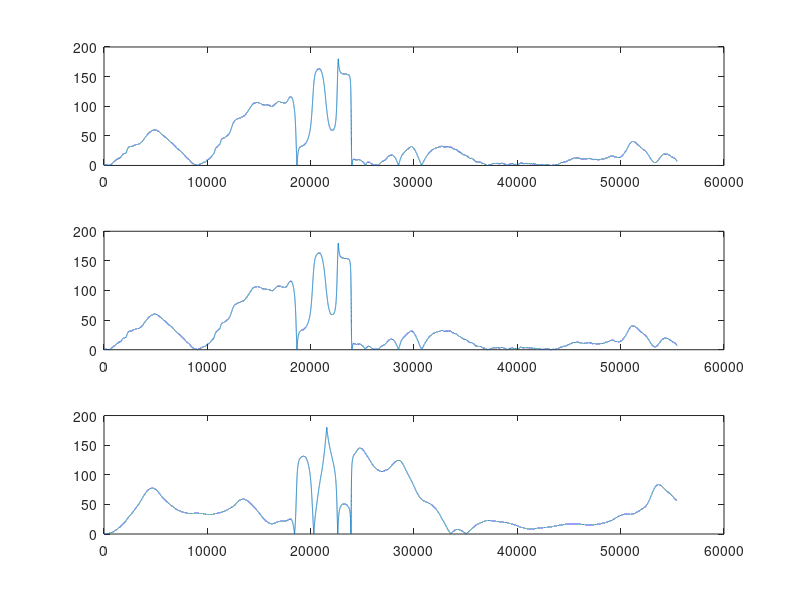

MATLAB code to generate this figure:
error_struct = load('instant_error_perf4.mat');
error = error_struct.instant_error_perform';
final_error = abs(error(:,:));

median_error(1) = median(final_error(1,:),'omitnan');
median_error(2) = median(final_error(2,:),'omitnan');
median_error(3) = median(final_error(3,:),'omitnan');

error_cov(1) = std(final_error(1,:),'omitnan');
error_cov(2) = std(final_error(2,:),'omitnan');
error_cov(3) = std(final_error(3,:),'omitnan');

error_estimation(1) = median_error(1)+error_cov(1);
error_estimation(2) = median_error(2)+error_cov(2);
error_estimation(3) = median_error(3)+error_cov(3);

figure
subplot(3,1,1)
plot(final_error(1,:))
subplot(3,1,2)
plot(final_error(1,:))
subplot(3,1,3)
plot(final_error(3,:))
